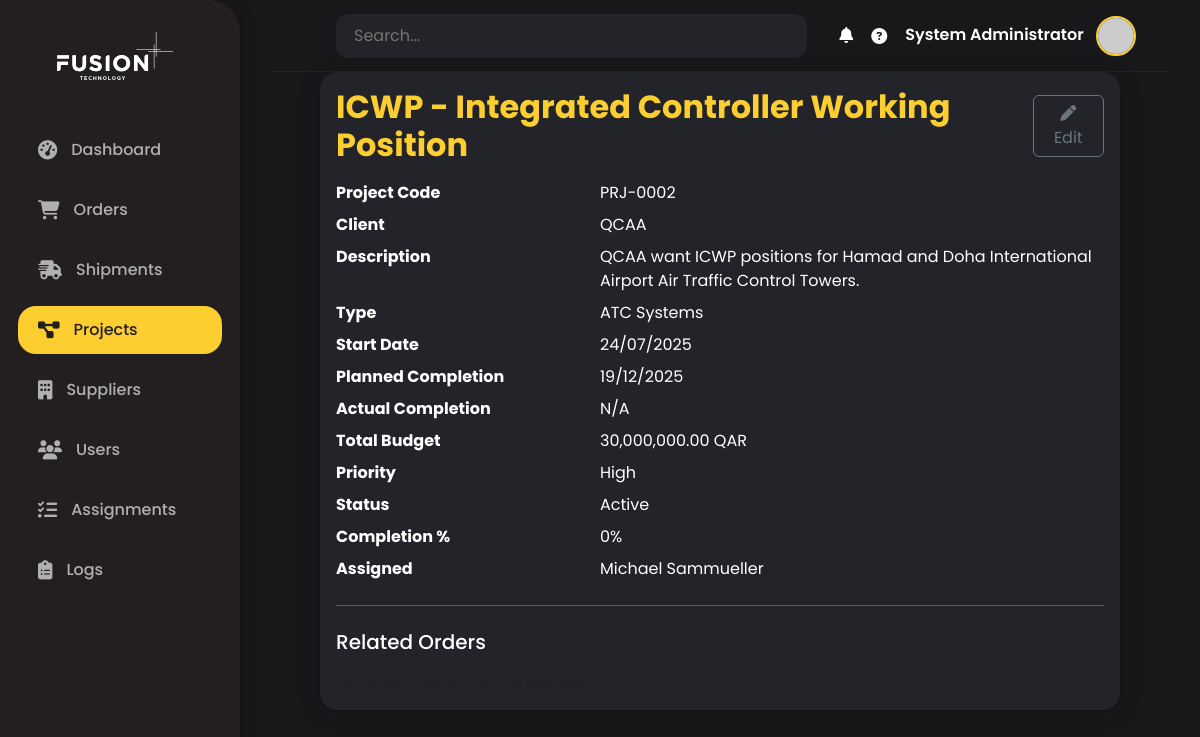
The app's page /projects/2 (signed in) with its own data.
### backend/models/users.py (models this page shows)
class User(Base):
    __tablename__ = "users"
    id = Column(Integer, primary_key=True, index=True)
    email = Column(String(255), unique=True, index=True, nullable=False)
    username = Column(String(50), unique=True, index=True, nullable=False)
    full_name = Column(String(100), nullable=False)
    hashed_password = Column(String(100), nullable=False)
    role = Column(String(50), default="user")  # admin, manager, procurement, field, qa, finance
    department = Column(String(50))  # Management, Procurement, Field Operations, QA, Finance
    timezone = Column(String(50), default="Asia/Doha")
    language = Column(String(5), default="en")  # en, ar
    notification_preferences = Column(Text)  # JSON string
    is_active = Column(Boolean, default=True)
    last_login = Column(DateTime)
    created_at = Column(DateTime, default=datetime.utcnow)
    created_by = Column(String(50))
    created_projects = relationship("Project", foreign_keys="Project.created_by_id", back_populates="created_by_user")
    managed_projects = relationship("Project", foreign_keys="Project.project_manager_id", back_populates="project_manager_user")
    created_orders = relationship("Order", foreign_keys="Order.created_by_id", back_populates="created_by_user")
    notifications = relationship(
        "Notification",
        back_populates="user",
        foreign_keys="[Notification.user_id]"
    )
    escalated_notifications = relationship(
        "Notification",
        foreign_keys="[Notification.escalated_to_user_id]"
    )

### backend/models/projects.py (models this page shows)
class Project(Base):
    __tablename__ = "projects"
    id = Column(Integer, primary_key=True, index=True)
    name = Column(String(200), nullable=False, index=True)
    project_code = Column(String(50), unique=True, nullable=False, index=True)
    client_name = Column(String(200), nullable=False)
    client_contact_person = Column(String(100))
    client_email = Column(String(255))
    client_phone = Column(String(50))
    description = Column(Text)
    project_type = Column(String(50))  # Aviation, Marine, Industrial, etc.
    start_date = Column(DateTime, nullable=False)
    planned_completion_date = Column(DateTime, nullable=False)
    actual_completion_date = Column(DateTime)
    total_budget = Column(Numeric(precision=15, scale=2))
    currency = Column(String(3), default="QAR")
    budget_consumed = Column(Numeric(precision=15, scale=2), default=0)
    status = Column(String(20), default="Planning")  # Planning, Active, On Hold, Completed
    priority = Column(String(10), default="Normal")  # Low, Normal, High, Critical
    completion_percentage = Column(Integer, default=0)
    project_manager_id = Column(Integer, ForeignKey("users.id"))
    created_by_id = Column(Integer, ForeignKey("users.id"))
    assigned_user_id = Column(Integer, ForeignKey("users.id"), nullable=True)
    assigned_by = Column(String(100))  # Username or user id of assigner
    installation_location = Column(String(200))
    installation_country = Column(String(100))
    installation_city = Column(String(100))
    requires_certification = Column(Boolean, default=False)
    certification_status = Column(String(50))  # Pending, In Progress, Approved, Rejected
    regulatory_authority = Column(String(100))  # QCAA, EASA, FAA, etc.
    created_at = Column(DateTime, default=datetime.utcnow)
    updated_at = Column(DateTime, default=datetime.utcnow, onupdate=datetime.utcnow)
    project_manager_user = relationship("User", foreign_keys=[project_manager_id], back_populates="managed_projects")
    created_by_user = relationship("User", foreign_keys=[created_by_id], back_populates="created_projects")
    assigned_user = relationship("User", foreign_keys=[assigned_user_id])
    orders = relationship("Order", back_populates="project", cascade="all, delete-orphan")
    notifications = relationship("Notification", back_populates="project")

### fusionflow_app/routes/projects.py (the view)
@projects_bp.route('/<int:project_id>')
@login_required
def view_project(project_id):
    db = get_db()
    try:
        project = db.query(Project).filter(Project.id == project_id).first()
        if not project:
            flash('Project not found.', 'danger')
            return redirect(url_for('projects.list_projects'))
        orders = db.query(Order).filter(Order.project_id == project_id).all()
        total_orders = len(orders)
        total_order_value = sum(order.total_amount or 0 for order in orders)
        completed_orders = len([o for o in orders if o.status == 'Delivered'])
        pending_orders = len([o for o in orders if o.status in ['Draft', 'Pending Approval', 'Approved']])
        return render_template('projects/detail.html',
                             project=project,
                             orders=orders,
                             total_orders=total_orders,
                             total_order_value=total_order_value,
                             completed_orders=completed_orders,
                             pending_orders=pending_orders)
    finally:
        db.close()

### fusionflow_app/routes/projects.py (called while the page is built)
def get_db():
    return SessionLocal()

### fusionflow_app/templates/projects/detail.html (shortened to what this page needs)
{% extends 'base.html' %}
{% block content %}
<div class="card mx-auto" style="max-width: 800px;">
    <div class="card-body">
        <div class="d-flex justify-content-between align-items-center mb-3">
            <h2 class="mb-0" style="color: var(--primary-color); font-weight: 700;">{{ project.name }}</h2>
            <a href="{{ url_for('projects.edit_project', project_id=project.id) }}" class="btn btn-outline-secondary" title="Edit Project">
                <i class="fas fa-pen"></i> Edit
            </a>
        </div>
        <dl class="row">
            <dt class="col-sm-4">Project Code</dt>
            <dd class="col-sm-8">{{ project.project_code }}</dd>
            <dt class="col-sm-4">Client</dt>
            <dd class="col-sm-8">{{ project.client_name }}</dd>
            <dt class="col-sm-4">Description</dt>
            <dd class="col-sm-8">{{ project.description or 'N/A' }}</dd>
            <dt class="col-sm-4">Type</dt>
            <dd class="col-sm-8">{{ project.project_type or 'N/A' }}</dd>
            <dt class="col-sm-4">Start Date</dt>
            <dd class="col-sm-8">{{ project.start_date.strftime('%d/%m/%Y') if project.start_date else 'N/A' }}</dd>
            <dt class="col-sm-4">Planned Completion</dt>
            <dd class="col-sm-8">{{ project.planned_completion_date.strftime('%d/%m/%Y') if project.planned_completion_date else 'N/A' }}</dd>
            <dt class="col-sm-4">Actual Completion</dt>
            <dd class="col-sm-8">{{ project.actual_completion_date.strftime('%d/%m/%Y') if project.actual_completion_date else 'N/A' }}</dd>
            <dt class="col-sm-4">Total Budget</dt>
            <dd class="col-sm-8">{{ '{:,.2f}'.format(project.total_budget or 0) }} {{ project.currency or 'QAR' }}</dd>
            <dt class="col-sm-4">Priority</dt>
            <dd class="col-sm-8">{{ project.priority }}</dd>
            <dt class="col-sm-4">Status</dt>
            <dd class="col-sm-8">{{ project.status }}</dd>
            <dt class="col-sm-4">Completion %</dt>
            <dd class="col-sm-8">{{ project.completion_percentage }}%</dd>
            <dt class="col-sm-4">Assigned</dt>
            <dd class="col-sm-8">{{ project.assigned_user.full_name if project.assigned_user else 'Unassigned' }}</dd>
        </dl>
        <hr>
        <h5 class="mt-4 mb-3">Related Orders</h5>
        {% if orders and orders|length > 0 %}
        <div class="table-responsive">
            <table class="table table-hover align-middle">
                <thead>
                    <tr>
                        <th>Order #</th>
                        <th>Description</th>
                        <th>Status</th>
                        <th>Supplier</th>
                        <th>Amount</th>
                        <th>Created</th>
                    </tr>
                </thead>
                <tbody>
                    {% for order in orders %}
                    <tr>
                        <td><a href="{{ url_for('orders.view_order', order_id=order.id) }}"><strong>{{ order.order_number }}</strong></a></td>
                        <td>{{ order.description[:40] }}{% if order.description|length > 40 %}...{% endif %}</td>
                        <td><span class="badge status-badge">{{ order.status }}</span></td>
                        <td>{{ order.supplier.name if order.supplier else 'N/A' }}</td>
                        <td>{{ '{:,.2f}'.format(order.total_amount or 0) }} {{ order.currency }}</td>
                        <td>{{ order.created_at.strftime('%d/%m/%Y') }}</td>
                    </tr>
                    {% endfor %}
                </tbody>
            </table>
        </div>
        {% else %}
        <div class="text-muted">No orders found for this project.</div>
        {% endif %}
    </div>
</div>
{% endblock %}

### fusionflow_app/templates/base.html (shortened to what this page needs)
<!DOCTYPE html>
<html lang="en">
<head>
    <link href="https://cdn.jsdelivr.net/npm/bootstrap@5.3.0/dist/css/bootstrap.min.css" rel="stylesheet">
    <link href="https://cdnjs.cloudflare.com/ajax/libs/font-awesome/6.4.0/css/all.min.css" rel="stylesheet">
</head>
<body>
    <div class="sidebar">
        <div class="logo">
            <img src="{{ url_for('static', filename='images/fusion_white.svg') }}" alt="FusionFlow Logo">
        </div>
        <ul class="nav flex-column nav">
            <li class="nav-item">
                <a class="nav-link {% if request.endpoint == 'dashboard.index' %}active{% endif %}" href="{{ url_for('dashboard.index') }}">
                    <i class="fas fa-tachometer-alt"></i> <span>Dashboard</span>
                </a>
            </li>
            <li class="nav-item">
                <a class="nav-link {% if request.endpoint.startswith('orders.') %}active{% endif %}" href="{{ url_for('orders.list_orders') }}">
                    <i class="fas fa-shopping-cart"></i> <span>Orders</span>
                </a>
            </li>
            <li class="nav-item">
                <a class="nav-link {% if request.endpoint.startswith('shipments.') %}active{% endif %}" href="{{ url_for('shipments.list_shipments') }}">
                    <i class="fas fa-shipping-fast"></i> <span>Shipments</span>
                </a>
            </li>
            <li class="nav-item">
                <a class="nav-link {% if request.endpoint.startswith('projects.') %}active{% endif %}" href="{{ url_for('projects.list_projects') }}">
                    <i class="fas fa-project-diagram"></i> <span>Projects</span>
                </a>
            </li>
            <li class="nav-item">
                <a class="nav-link {% if request.endpoint.startswith('suppliers.') %}active{% endif %}" href="{{ url_for('suppliers.list_suppliers') }}">
                    <i class="fas fa-building"></i> <span>Suppliers</span>
                </a>
            </li>
            {% if current_user.is_authenticated and current_user.role in ['admin', 'manager', 'associate_project_manager', 'project_manager', 'senior_project_manager', 'engineering_manager', 'design_manager'] %}
            <li class="nav-item">
                <a class="nav-link {% if request.endpoint.startswith('users.') and not request.endpoint.endswith('assignments') and not request.endpoint.endswith('logs') %}active{% endif %}" href="{{ url_for('users.list_users') }}">
                    <i class="fas fa-users"></i> <span>Users</span>
                </a>
            </li>
            {% endif %}
            {% if current_user.is_authenticated %}
            <li class="nav-item">
                <a class="nav-link {% if request.endpoint == 'users.assignments' %}active{% endif %}" href="{{ url_for('users.assignments') }}">
                    <i class="fas fa-tasks"></i> <span>Assignments</span>
                </a>
            </li>
            {% endif %}
            {% if current_user.is_authenticated and current_user.role == 'admin' %}
            <li class="nav-item">
                <a class="nav-link {% if request.endpoint == 'users.logs' %}active{% endif %}" href="{{ url_for('users.logs') }}">
                    <i class="fas fa-clipboard-list"></i> <span>Logs</span>
                </a>
            </li>
            {% endif %}
        </ul>
    </div>
    <div class="main-content">
        <nav class="navbar">
            <form class="search-bar d-none d-md-block">
                <input type="text" placeholder="Search..." aria-label="Search">
            </form>
            <div class="user-info ms-auto position-relative">
                <div class="notification-bell" id="notifBell">
                    <i class="fas fa-bell"></i>
                </div>
                <i class="fas fa-question-circle"></i>
                {% if current_user.is_authenticated %}
                    <div class="dropdown">
                        <span class="username me-2">{{ current_user.full_name }}</span>
                        <a href="#" class="d-inline-block" id="userDropdown" data-bs-toggle="dropdown" aria-expanded="false">
                            <img src="https://ui-avatars.com/api/?name={{ current_user.full_name|replace(' ', '+') }}&background=fdce2f&color=231f20&rounded=true&size=40" class="avatar" alt="User Avatar">
                        </a>
                    </div>
                {% endif %}
            </div>
        </nav>
        {% block content %}{% endblock %}
    </div>
</body>
</html>

### fusionflow_app/templates/base.html (style rules this page uses)
:root { --primary-color: #fdce2f; --secondary-color: #231f20; --background-dark: #18181b; --sidebar-bg: #231f20; --card-bg: #23232a; --text-main: #fff; --text-muted: #b0b0b0; --active-bg: #fdce2f; --active-text: #231f20; --border-radius: 18px; }
html, body { height: 100%; background: var(--background-dark); color: var(--text-main); font-family: 'Poppins', 'Segoe UI', Tahoma, Geneva, Verdana, sans-serif; }
body { min-height: 100vh; background: var(--background-dark); }
.sidebar { position: fixed; top: 0; left: 0; height: 100vh; width: 240px; background: var(--sidebar-bg); color: var(--text-main); border-radius: 0 32px 32px 0; box-shadow: 2px 0 16px rgba(0,0,0,0.18); z-index: 1001; display: flex; flex-direction: column; padding: 32px 0 0 0; }
.sidebar .logo { display: flex; align-items: center; justify-content: center; margin-bottom: 40px; }
.sidebar .logo img { height: 48px; margin-right: 10px; }
.sidebar .nav { flex: 1; }
.sidebar .nav-link { color: var(--text-muted); font-weight: 500; border-radius: var(--border-radius); margin: 6px 18px; padding: 12px 20px; display: flex; align-items: center; transition: background 0.2s, color 0.2s; }
.sidebar .nav-link.active, .sidebar .nav-link:hover { background: var(--active-bg); color: var(--active-text) !important; }
.sidebar .nav-link i { margin-right: 14px; font-size: 1.2rem; }
.main-content { margin-left: 240px; min-height: 100vh; background: var(--background-dark); padding: 0 32px 32px 32px; }
.navbar { background: var(--background-dark); border-bottom: 1px solid #23232a; min-height: 72px; display: flex; align-items: center; padding: 0 32px; }
.navbar .search-bar { flex: 1; margin: 0 32px; }
.navbar .search-bar input { background: #23232a; border: none; border-radius: 12px; color: var(--text-main); padding: 10px 18px; width: 100%; }
.navbar .user-info { display: flex; align-items: center; gap: 18px; }
.navbar .user-info .avatar { width: 40px; height: 40px; border-radius: 50%; object-fit: cover; border: 2px solid var(--primary-color); }
.navbar .user-info .username { color: var(--text-main); font-weight: 600; }
.card { background: var(--card-bg); border-radius: var(--border-radius); box-shadow: 0 4px 24px rgba(0,0,0,0.12); border: none; color: var(--text-main); }
.notification-bell { position: relative; cursor: pointer; }

### records on screen
User: full_name "System Administrator"
Project: name "ICWP - Integrated Controller Working Position", project_code "PRJ-0002", client_name "QCAA", description "QCAA want ICWP positions for Hamad and Doha International Airport Air Traffic Control Towers.", project_type "ATC Systems", start_date "24/07/2025", planned_completion_date "19/12/2025", actual_completion_date "N/A", total_budget "30,000,000.00", currency "QAR", priority "High", status "Active", completion_percentage "0"
User: assigned_user "Michael Sammueller"
